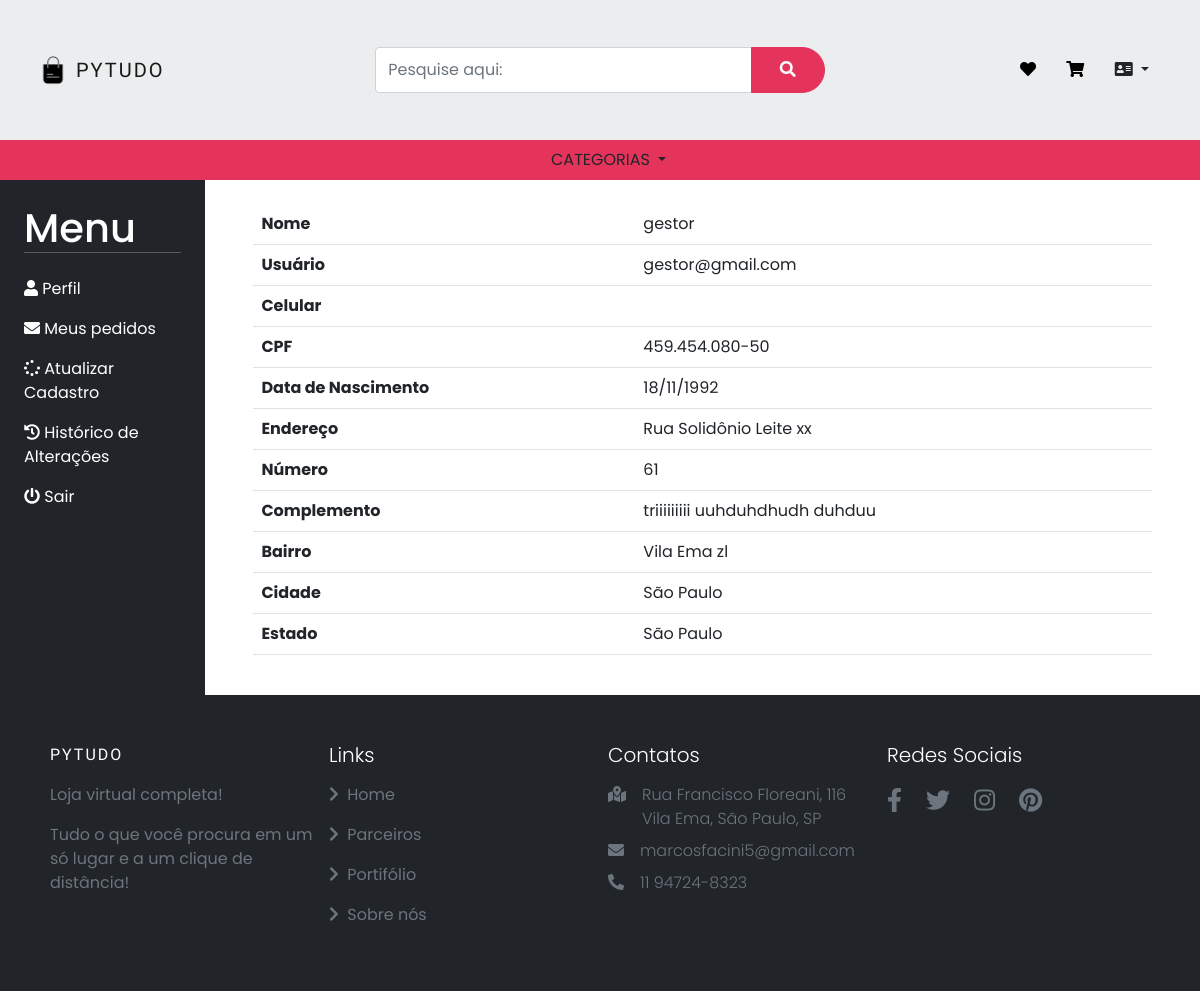
Page /usuarios/perfil_usuario/33 (signed in) on the committed database.
### usuarios/models.py (models this page shows, shortened)
class Usuarios(models.Model):
    ESTADOS_BRASILEIROS = (
        ('AC', 'Acre'),
        ('AL', 'Alagoas'),
        ('AP', 'Amapá'),
        ('AM', 'Amazonas'),
        ('BA', 'Bahia'),
        ('CE', 'Ceará'),
        ('DF', 'Distrito Federal'),
        ('ES', 'Espírito Santo'),
        ('GO', 'Goiás'),
        ('MA', 'Maranhão'),
        ('MT', 'Mato Grosso'),
        ('MS', 'Mato Grosso do Sul'),
        ('MG', 'Minas Gerais'),
        ('PA', 'Pará'),
        ('PB', 'Paraíba'),
        ('PR', 'Paraná'),
        ('PE', 'Pernambuco'),
        ('PI', 'Piauí'),
        ('RJ', 'Rio de Janeiro'),
        ('RN', 'Rio Grande do Norte'),
        ('RS', 'Rio Grande do Sul'),
        ('RO', 'Rondônia'),
        ('RR', 'Roraima'),
        ('SC', 'Santa Catarina'),
        ('SP', 'São Paulo'),
        ('SE', 'Sergipe'),
        ('TO', 'Tocantins'),
    )
    usuario = models.ForeignKey(settings.AUTH_USER_MODEL, on_delete=models.CASCADE)
    nome = models.CharField(max_length=40)
    cpf = CPFField('CPF')
    data_de_nascimento = models.DateField()
    celular = PhoneNumberField(null=False, blank=False)
    endereco = models.CharField(max_length=50)
    numero_endereco = models.CharField(max_length=10)
    complemento = models.CharField(max_length=50, blank=True, null= True)
    bairro = models.CharField(max_length=30)
    cidade = models.CharField(max_length=30)
    estado = models.CharField(max_length=2, choices=ESTADOS_BRASILEIROS)
    data_atualizacao = models.DateTimeField(auto_now=True, null=True)

### usuarios/views.py (the view)
# urls.py: path('perfil_usuario/<int:user_id>', views.perfil_usuario, name='perfil_usuario'),
@login_required
def perfil_usuario(request, user_id):
    try:
        usuario = Usuarios.objects.get(usuario_id=user_id)
    except ObjectDoesNotExist:
        messages.add_message(request, constants.ERROR, 'Complete o cadastro primeiro para criar um perfil.')
        return redirect(f'/usuarios/info_adicional_usuario')
    return render(request, 'perfil_usuario.html', {'usuario': usuario})

### usuarios/templates/perfil_usuario.html (shortened to what this page needs)
{% extends 'base.html' %}
{% load static %}
{% block 'head' %}
    <link href="{% static 'usuarios/css/perfil_usuario.css' %}" rel="stylesheet">
{% endblock %}
{% block 'body' %}
<div class="container-fluid d-sm-flex align-items-stretch px-0">
  <nav class="sidebar bg-dark">
  <div class="p-4">
    <h1 class="m-0 text-white">Menu</h1>
    <hr class="mt-0 mb-4 text-white">
    <ul class="list-unstyled mb-2">
    <li class="my-3">
    <a href="{% url 'perfil_usuario' request.user.id %}"><span class="fa fa-user mr-3"></span> Perfil</a>
    </li>
    <li class="my-3">
    <a href="#"><span class="fa fa-envelope mr-3"></span> Meus pedidos</a>
    </li>
    <li class="my-3">
    <a href="{% url 'usuario_atualiza_cadastro' usuario.id %}"><span class="fa fa-spinner mr-3"></span> Atualizar Cadastro</a>
    </li>
    <li class="my-3">
    <a href="{% url 'alteracoes_usuario' usuario.id %}"><span class="fa fa-history mr-3"></span> Histórico de Alterações</a>
    </li>
    <li class="my-3">
    <a href="{% url 'account_logout' %}"><span class="fa fa-power-off mr-3"></span> Sair</a>
    </li>
    </ul>
  </div>
  </nav>
  <div class="container px-5 py-4">
    <div class="table-responsive">
      <table class="table">
          <tr>
            <td class="fw-bold">Nome</td>
            <td>{{usuario.nome}}</td>
          </tr>
          <tr>
            <td class="fw-bold">Usuário</td>
            <td>{{usuario.usuario}}</td>
          </tr>
          <tr>
            <td class="fw-bold">Celular</td>
            <td>{{usuario.celular.as_national}}</td>
          </tr>
          <tr>
            <td class="fw-bold">CPF</td>
            <td>{{usuario.cpf}}</td>
          </tr>
          <tr>
            <td class="fw-bold">Data de Nascimento</td>
            <td>{{usuario.data_de_nascimento|date:"d/m/Y"}}</td>
          </tr>
          <tr>
            <td class="fw-bold">Endereço</td>
            <td>{{usuario.endereco}}</td>
          </tr>
          <tr>
            <td class="fw-bold">Número</td>
            <td>{{usuario.numero_endereco}}</td>
          </tr>
          {% if usuario.complemento %}
          <tr>
            <td class="fw-bold">Complemento</td>
            <td>{{usuario.complemento}}</td>
          </tr>
          {% endif %}
          <tr>
            <td class="fw-bold">Bairro</td>
            <td>{{usuario.bairro}}</td>
          </tr>
          <tr>
            <td class="fw-bold">Cidade</td>
            <td>{{usuario.cidade}}</td>
          </tr>
          <tr>
            <td class="fw-bold">Estado</td>
            <td>{{usuario.get_estado_display}}</td>
          </tr>
      </table>
  </div>
  </div>
</div>
{% endblock %}

### pytudo/templates/static/base/css/base.css (style rules this page uses)
:root { --lg-font: 'Kaisei Tokumin', serif; --sm-font: 'Poppins', sans-serif; --pink: #e5345b; }
body { font-family: var(--sm-font); background-color: #fff; }

### pytudo/templates/static/usuarios/css/perfil_usuario.css (style rules this page uses)
.sidebar a { text-decoration: none; color: #fff; }

### rows in the picture
Usuarios: nome "gestor", usuario "gestor@gmail.com", cpf "459.454.080-50", data_de_nascimento "18/11/1992", endereco "Rua Solidônio Leite xx", numero_endereco "61", complemento "triiiiiiiii uuhduhdhudh duhduu", bairro "Vila Ema zl", cidade "São Paulo", estado "São Paulo"
